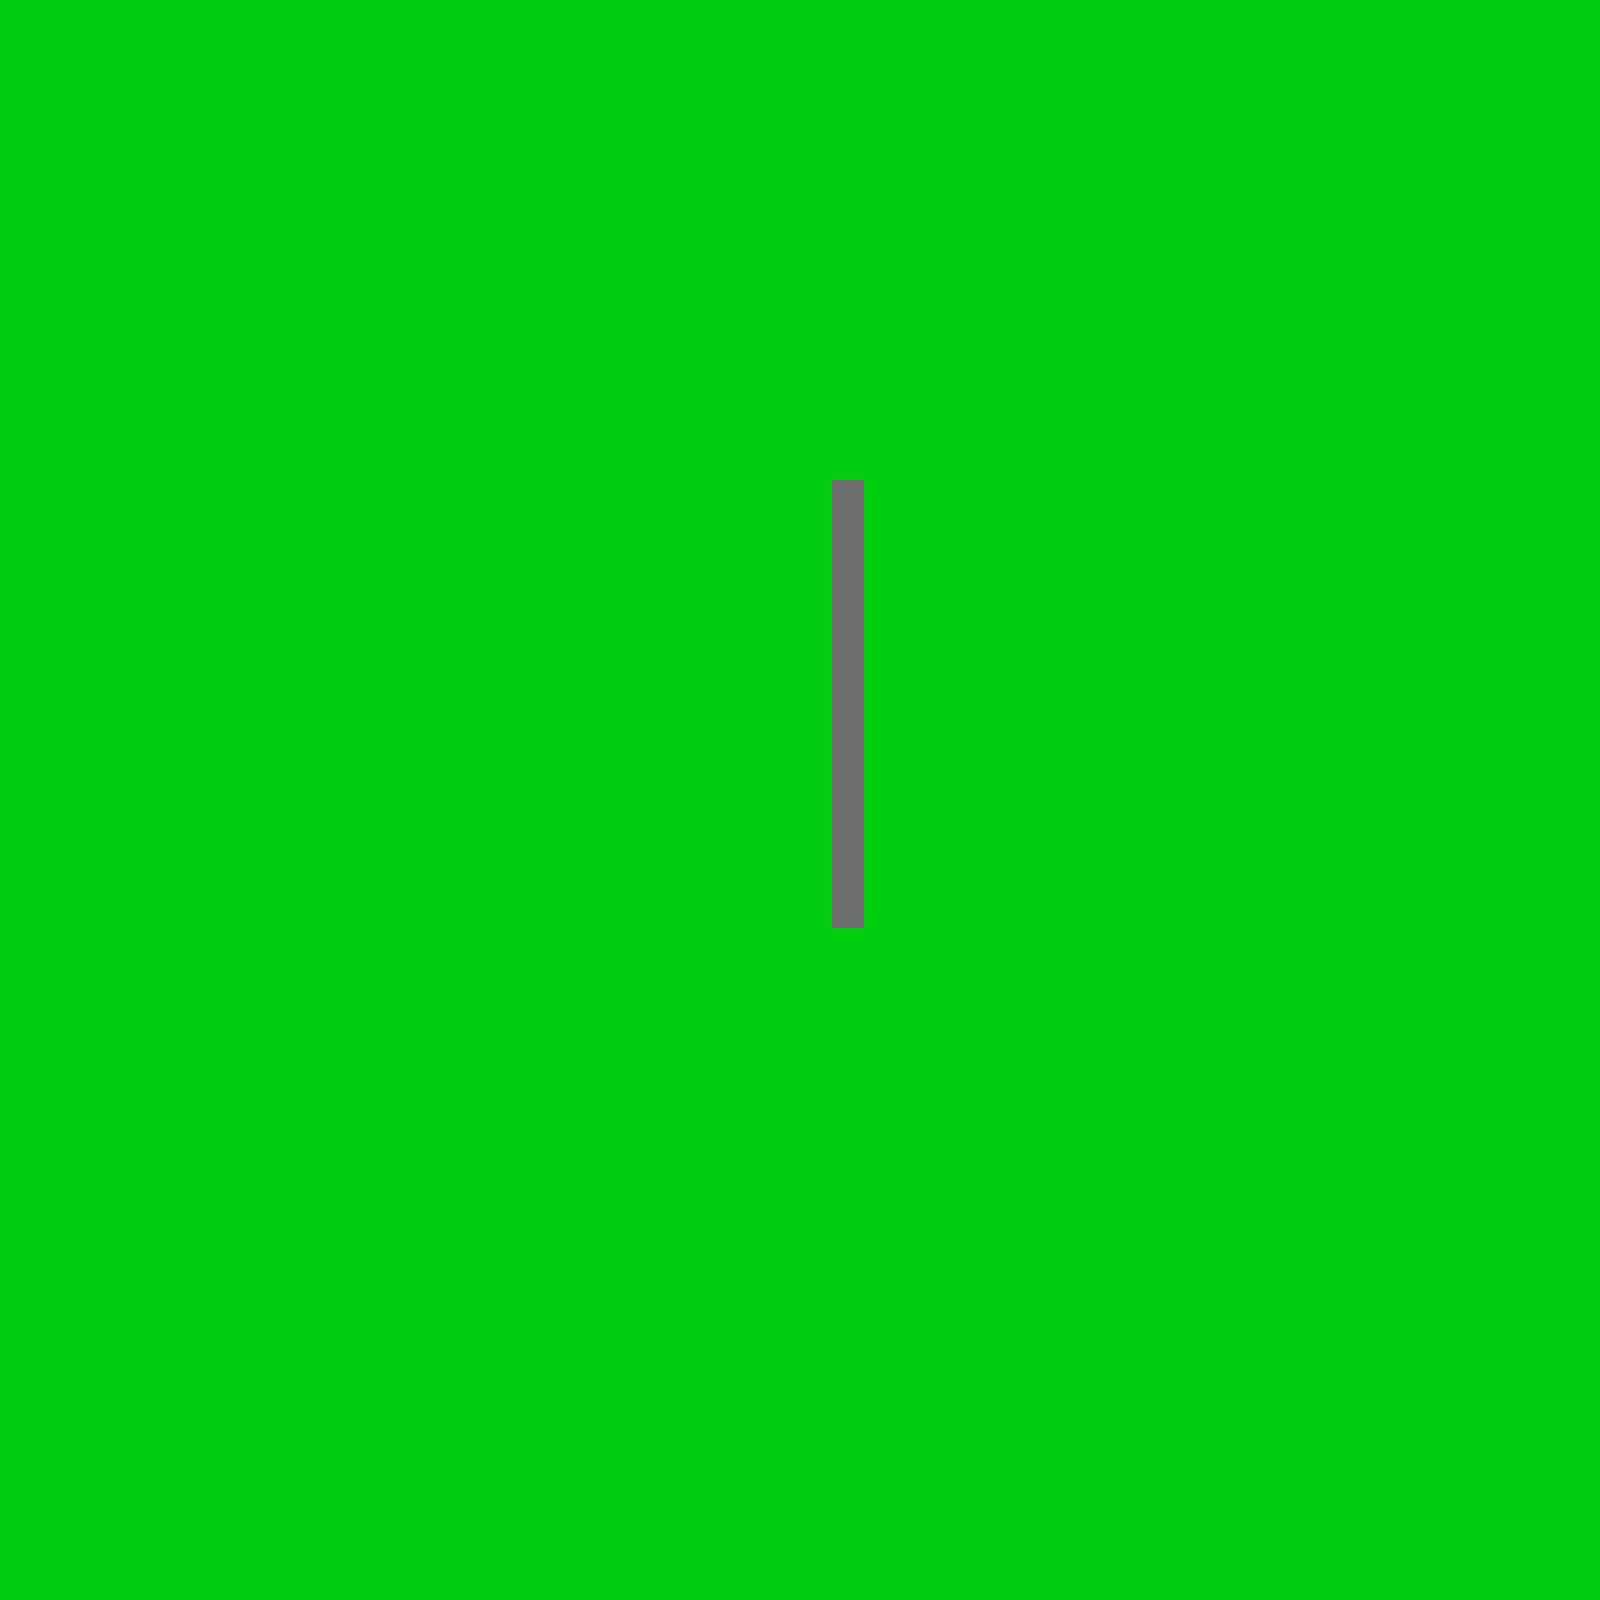

A level layout from a 2D game, rendered from its tile map. Below: a short description, then the map file with tile-grid data replaced by summaries:
An orthogonal 50x50 tile map with 32x32 px tiles, 2 tile layers (ground, foliage), 2 hidden layers not drawn, 3 tilesets.

<map version="1.0" orientation="orthogonal" width="50" height="50" tilewidth="32" tileheight="32">
 <tileset firstgid="1" name="basictiles" tilewidth="32" tileheight="32">
  <image source="basictiles.png" width="64" height="32" />
 </tileset>
 <tileset firstgid="3" source="triggers.tsx" />
 <tileset firstgid="35" source="npc_triggers.tsx" />
 <layer name="ground" width="50" height="50">
  <data>[2500 cells, 2500 non-empty, 1 distinct tile ids]</data>
 </layer>
 <layer name="foliage" width="50" height="50">
  <data>[2500 cells, 14 non-empty, 1 distinct tile ids]</data>
 </layer>
 <layer name="triggers" width="50" height="50" visible="0">
  <data>[2500 cells, 20 non-empty, 4 distinct tile ids]</data>
 </layer>
 <layer name="cat" width="50" height="50" visible="0">
  <data>[2500 cells, 1 non-empty, 1 distinct tile ids]</data>
 </layer>
</map>
